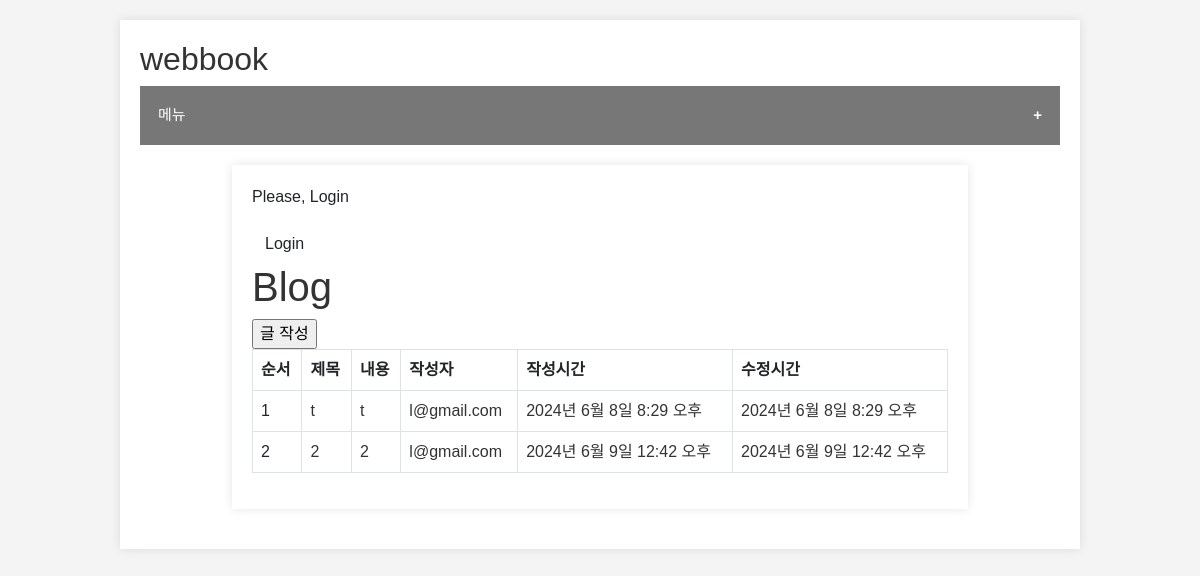
The page /list/ on the database as committed earlier.
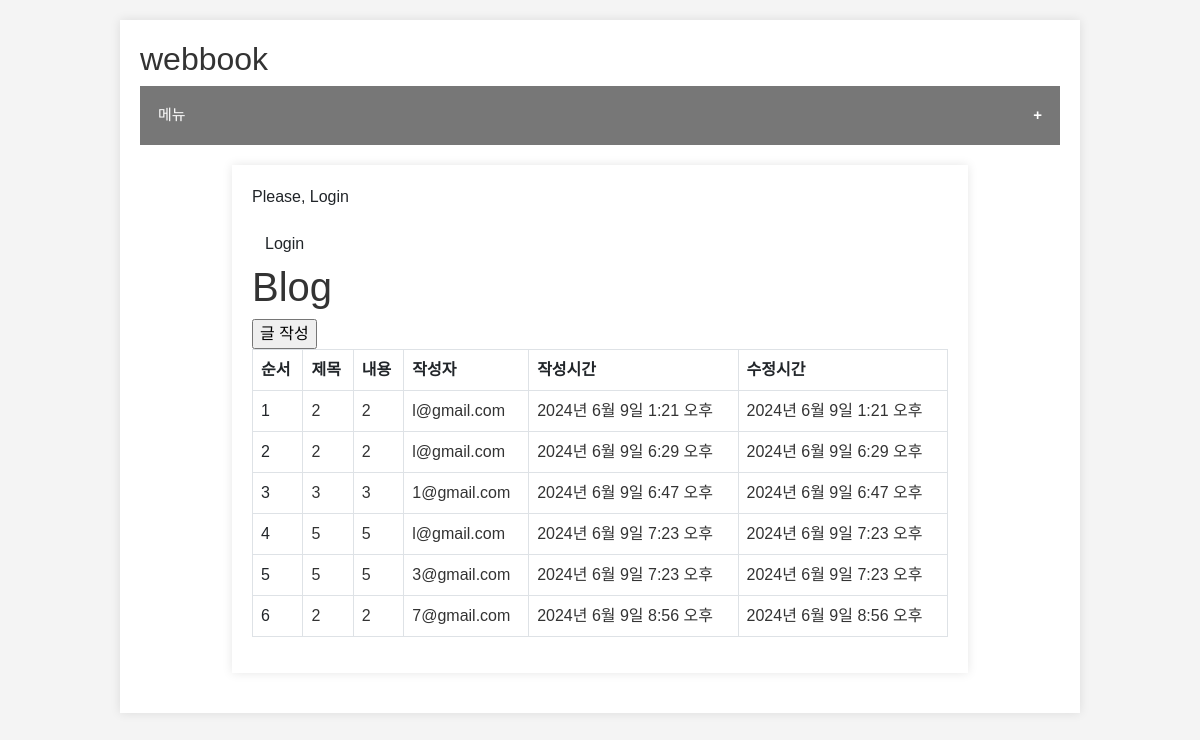
The same page on the database as committed later.
### webbook/models.py (models this page shows)
class Post(models.Model):
    title = models.CharField(max_length=30)
    content = models.TextField()
    writer = models.ForeignKey(User, on_delete=models.CASCADE)
    created_at = models.DateTimeField(auto_now_add=True)
    updated_at = models.DateTimeField(auto_now=True)

### user/models.py (models this page shows)
class User(AbstractUser):
    username = None
    email = models.EmailField(unique=True, max_length=255)
    name = models.CharField(max_length=50, null=True, blank=True)
    is_staff = models.BooleanField(default=False)
    is_superuser = models.BooleanField(default=False)
    is_active = models.BooleanField(default=True)
    last_login = models.DateTimeField(null=True, blank=True)
    date_joined = models.DateTimeField(auto_now_add=True)
    USERNAME_FIELD = 'email'
    EMAIL_FIELD = 'email'
    REQUIRED_FIELDS = []
    objects = UserManager()

### webbook/views.py (the view)
# urls.py: path('list/', views.Index.as_view(), name='list'),
class Index(View):
    def get(self, request):
        posts = Post.objects.all()
        context = {
            'posts': posts,
        }
        return render(request, 'webbook/index.html', context)

### webbook/templates/webbook/index.html (shortened to what this page needs)
{% extends 'base.html' %}
{% block content %}
<form action="{% url 'webbook:write' %}" method="get">
    <input type="submit" value="글 작성" />
</form>
<table class="table table-bordered">
    <thead>
        <tr>
            <th scope='col'>순서</th>
            <th scope='col'>제목</th>
            <th scope='col'>내용</th>
            <th scope='col'>작성자</th>
            <th scope='col'>작성시간</th>
            <th scope='col'>수정시간</th>
        </tr>
    </thead>
    {% if posts %}
        {% for post in posts %}
            <tbody>
                <tr>
                    <td>{{ post.id }}</td>
                    <td><a href="{% url 'webbook:detail' pk=post.pk %}">{{ post.title }}</a></td>
                    <td><a href="{% url 'webbook:detail' pk=post.pk %}">{{ post.content }}</a></td>
                    <td><a href="{% url 'webbook:detail' pk=post.pk %}">{{ post.writer }}</a></td>
                    <td><a href="{% url 'webbook:detail' pk=post.pk %}">{{ post.created_at }}</a></td>
                    <td><a href="{% url 'webbook:detail' pk=post.pk %}">{{ post.updated_at }}</a></td>
                </tr>
            </tbody>
        {% endfor %}
</table>
    {% else %}
    <p>작성된 게시물이 없습니다.</p>
    {% endif %}
{% endblock %}

### templates/base.html (shortened to what this page needs)
{% load i18n %}
{% load static %}
<!DOCTYPE html>
<html lang="en">
  <head>
    <link href="https://cdn.jsdelivr.net/npm/bootstrap@5.2.3/dist/css/bootstrap.min.css" rel="stylesheet" />
    <link rel="stylesheet" type="text/css" href="{% static 'css/style.css' %}">
  </head>
  <body>
    <div class="container">
      <h2>webbook</h2>
    <button type="button" class="collapsible" onclick="collapse(this);">메뉴</button>
    <div class="container">
      {% if user.is_authenticated %}
        <p>
          {% trans 'Welcome,' %} {{ user.email }}
        </p>
        <a href="{% url 'user:logout' %}" class="btn">Logout</a>
      {% else %}
        <p>
          {% trans 'Please, Login' %}
        </p>
        <a href="{% url 'user:login' %}" class="btn">Login</a>
      {% endif %}
      <h1><a href="{% url 'webbook:list' %}">Blog</a></h1>
      {% block content %}
      {% endblock %}
    </div>
  </body>
</html>

### static/css/style.css (style rules this page uses)
body { font-family: Arial, sans-serif; margin: 0; padding: 0; background-color: #f4f4f4; }
h1, h2 { color: #333; }
.container { width: 80%; margin: 20px auto; padding: 20px; background-color: #fff; box-shadow: 0 0 10px rgba(0, 0, 0, 0.1); }
a { text-decoration: none; color: #333; }
.collapsible { background-color: #777; color: white; cursor: pointer; padding: 18px; width: 100%; border: none; text-align: left; outline: none; font-size: 15px; }
.collapsible:after { content: "\002B"; color: white; font-weight: bold; float: right; margin-left: 5px; }

Rows that differ between the two databases and show on the page:
changed Post id 1: title "t" → "2"; content "t" → "2"; created_at "2024년 6월 8일 8:29 오후" → "2024년 6월 9일 1:21 오후"; updated_at "2024년 6월 8일 8:29 오후" → "2024년 6월 9일 1:21 오후"
changed Post id 2: created_at "2024년 6월 9일 12:42 오후" → "2024년 6월 9일 6:29 오후"; updated_at "2024년 6월 9일 12:42 오후" → "2024년 6월 9일 6:29 오후"
added Post: id "3", title "3", content "3", writer "1@gmail.com", created_at "2024년 6월 9일 6:47 오후", updated_at "2024년 6월 9일 6:47 오후"
added Post: id "4", title "5", content "5", writer "l@gmail.com", created_at "2024년 6월 9일 7:23 오후", updated_at "2024년 6월 9일 7:23 오후"
added Post: id "5", title "5", content "5", writer "3@gmail.com", created_at "2024년 6월 9일 7:23 오후", updated_at "2024년 6월 9일 7:23 오후"
added Post: id "6", title "2", content "2", writer "7@gmail.com", created_at "2024년 6월 9일 8:56 오후", updated_at "2024년 6월 9일 8:56 오후"
